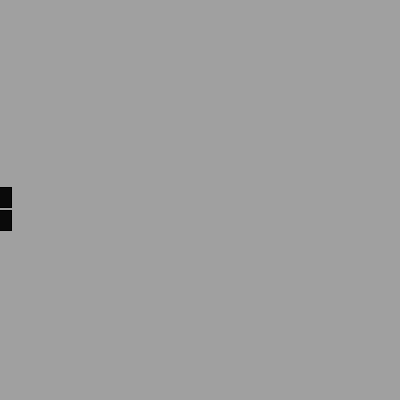
Frame 1 (no input)
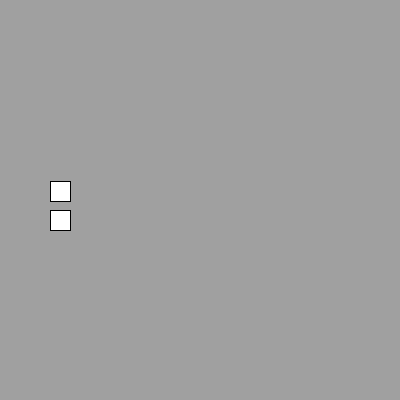
Frame 60 (the mouse pressed at the canvas centre just before this capture)
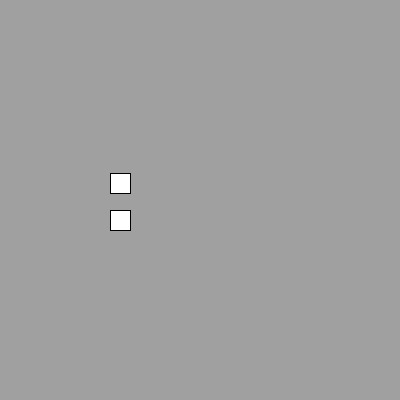
Frame 120 (the mouse held since frame 60 and released just before this capture)

The Processing sketch that drew these frames (run headless with seeded random() and noise(); from frame 60 on, the mouse is pressed at the canvas centre):

// Processing sketch: Ex_2_rhythmmotion_4
// ── Ex_2_rhythmmotion_4.pde
// Coding Art Book
// Yu Zhang + Mathias Funk, 2020

// two rectangles with bouncing motion and color change

void setup() {
  size(400, 400);
  rectMode(CENTER);
}

void draw() {
  background(160);
  translate(0, height/2);

  // change color according to frameCount
  fill(frameCount % (20 * PI)*10);

  // bouncing rectangle (same as before)
  rect(frameCount, -abs(sin(frameCount/20.0)) * 60, 20, 20);

  // linear rectangle with snap-back motion
  rect(frameCount, 20, 20, 20);
  translate(25, 15);
  rotate(radians(90 - (frameCount % (20 * PI))));
}
